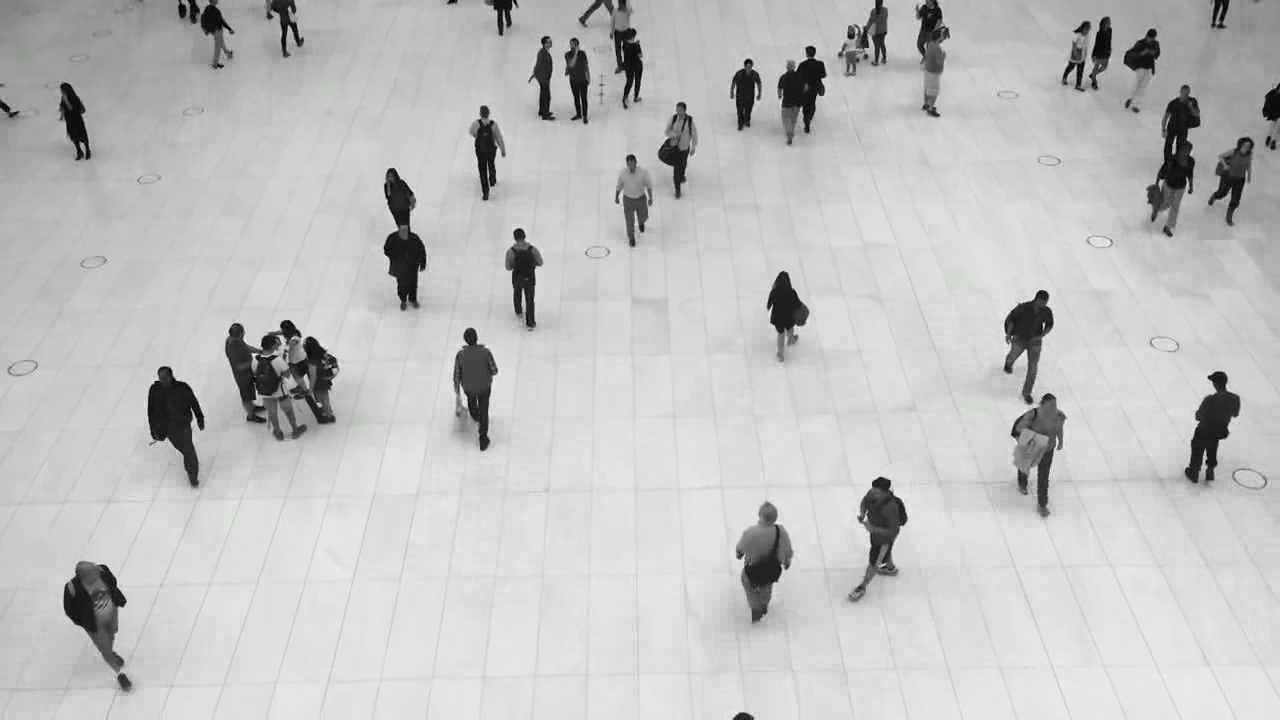
#> input picture frame 34 of arquivos/cars/PEOPLE.mp4, 1280 x 720 px, given in place of cars.mp4, which was not available
$ python outros_modelos.py
#> lines starting #> are read from the running program, lines starting #| are printed output that depends on the picture
import numpy as np
import cv2
import sys
from random import randint

TEXT_COLOR = (randint(0,255),randint(0,255),randint(0,255))
BORDER_COLOR = (randint(0,255),randint(0,255),randint(0,255))
FONT = cv2.FONT_HERSHEY_COMPLEX
VIDEO_SOURCE = "arquivos\\cars\\cars.mp4"

BGS_TYPES = ["GMG","MOG2","MOG","KNN","CNT"]

def get_kernel(KERNEL_TYPE):
    if KERNEL_TYPE == "dilation":
        return cv2.getStructuringElement(cv2.MORPH_ELLIPSE,(3,3))
    if KERNEL_TYPE == "opening":
        return np.ones((3,3),np.uint8)
    if KERNEL_TYPE == "closing":
        return np.ones((3,3),np.uint8)

def get_filter(img,filter):
    if filter == "clossing":
        return cv2.morphologyEx(img,cv2.MORPH_CLOSE,get_kernel("clossing"),iterations=2)
    if filter == "opening":
        return cv2.morphologyEx(img,cv2.MORPH_OPEN,get_kernel("opening"),iterations=2)
    if filter == "dilation":
        return cv2.dilate(img,get_kernel("dilation"),iterations=2)
    if filter == "combine":
        closing = cv2.morphologyEx(img,cv2.MORPH_CLOSE,get_kernel("clossing"),iterations=2)
        opening = cv2.morphologyEx(closing,cv2.MORPH_OPEN,get_kernel("opening"),iterations=2)
        dilation = cv2.dilate(opening,get_kernel("dilation"),iterations=2)
        return dilation

def get_bg_subtractor(BGS_TYPE):
    if BGS_TYPE == "GMG":
        return cv2.bgsegm.createBackgroundSubtractorGMG(initializationFrames=120,decisionThreshold=0.8)
    if BGS_TYPE == "MOG":
        return cv2.bgsegm.createBackgroundSubtractorMOG(history=200,nmixtures=5,backgroundRatio=0.7,noiseSigma=0)
    if BGS_TYPE == "MOG2":
        return cv2.createBackgroundSubtractorMOG2(history=500,detectShadows=True,varThreshold=100)
    if BGS_TYPE == "KNN":
        return cv2.createBackgroundSubtractorKNN(history=500,dist2Threshold=400,detectShadows=True)
    if BGS_TYPE == "CNT":
        return cv2.bgsegm.createBackgroundSubtractorCNT(minPixelStability=15,useHistory=True,maxPixelStability=15*60,isParallel=True)

    print("detector invalido")
    sys.exit(1)

def main():
    while cap.isOpened():
        ok, frame = cap.read()
#> frame is the input picture: shape (720, 1280, 3); mean B, G, R 192.5, 193.8, 192.9

        if not ok:
            print("erro")
            break

        frame = cv2.resize(frame, (0,0),fx=0.5,fy=0.5)
#> frame: shape (360, 640, 3)

        if frame is not None and frame.shape[0] > 0 and frame.shape[1] > 0:
            print(frame.shape)
#| (360, 640, 3)

            bg_mask = bg_subtractor.apply(frame)
#> bg_mask: shape (360, 640); every value is 127

            fg_mask = get_filter(bg_mask,"dilation")
            fg_mask_closing = get_filter(bg_mask,"opening")
            fg_mask_opening = get_filter(bg_mask,"clossing")
            fg_mask_combine = get_filter(bg_mask,"combine")

            res = cv2.bitwise_and(frame,frame,mask=fg_mask)
            res_closing = cv2.bitwise_and(frame,frame,mask=fg_mask_closing)
            res_opening = cv2.bitwise_and(frame,frame,mask=fg_mask_opening)
            res_combine = cv2.bitwise_and(frame,frame,mask=fg_mask_combine)

            res_sem_processamento = cv2.bitwise_and(frame,frame,mask=bg_mask)

            cv2.putText(res,"background subtract"+ BGS_TYPE,(10,50),FONT,1,BORDER_COLOR,3,cv2.LINE_AA)
            cv2.putText(res,"background subtract"+ BGS_TYPE,(10,50),FONT,1,TEXT_COLOR,2,cv2.LINE_AA)
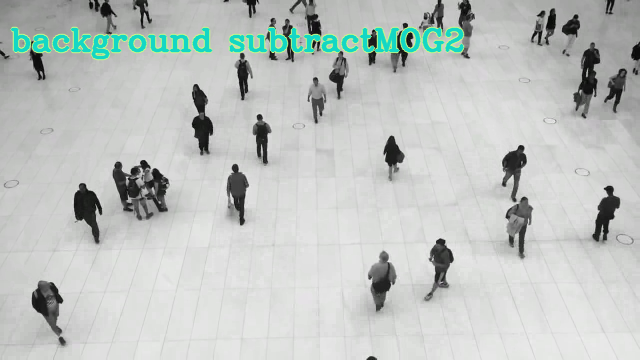
#> res: shape (360, 640, 3); mean B, G, R 193, 195.7, 190.6


            if BGS_TYPE != "MOG" and BGS_TYPE != "GMG":
                cv2.imshow("MODEL",bg_subtractor.getBackgroundImage())

            cv2.imshow("final",res)
            cv2.imshow("res_closing",res_closing)
            cv2.imshow("res_opening",res_opening)
            cv2.imshow("res_combine",res_combine)

            if cv2.waitKey(1) == ord("q"):
#> (key q is pressed here)
                break

            def testes_mostragem():
                cv2.imshow("frame",frame)
                cv2.imshow("bg mask",bg_mask)
                cv2.imshow("bg mask filter",fg_mask)
                cv2.imshow("final",res)
                cv2.imshow("sem pre procesoo",res_sem_processamento)
        else:
            print("video terminated")

cap = cv2.VideoCapture(VIDEO_SOURCE)
bg_subtractor = get_bg_subtractor(BGS_TYPES[1])
BGS_TYPE = BGS_TYPES[1]
main()

$ run again, starting later in the video
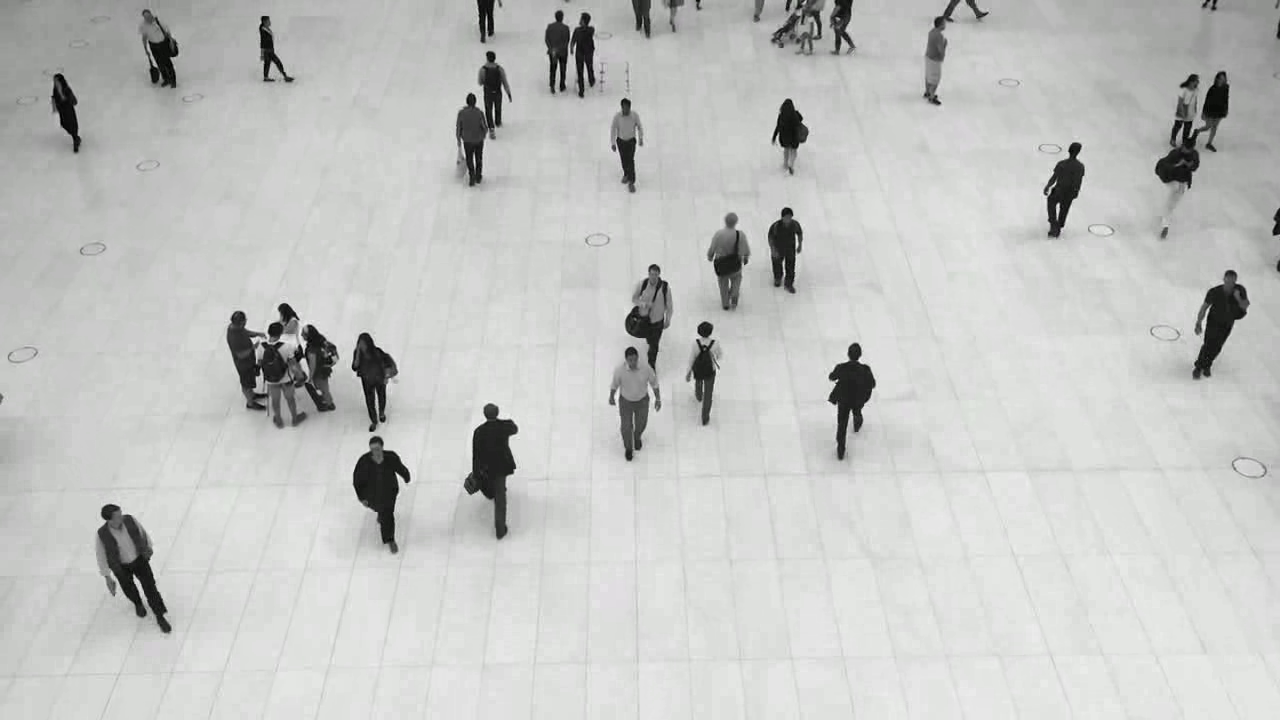
#> input picture frame 153 of arquivos/cars/PEOPLE.mp4, 1280 x 720 px, given in place of cars.mp4, which was not available
#> in main, frame is the input picture: shape (720, 1280, 3); mean B, G, R 194.6, 196.7, 195.3
#> frame: shape (360, 640, 3)
#| (360, 640, 3)
#> bg_mask: shape (360, 640); every value is 127
#> in main, `cv2.putText(res,"background subtract"+ BGS_TYPE,(10,50),FONT,1,TEXT_CO..`:
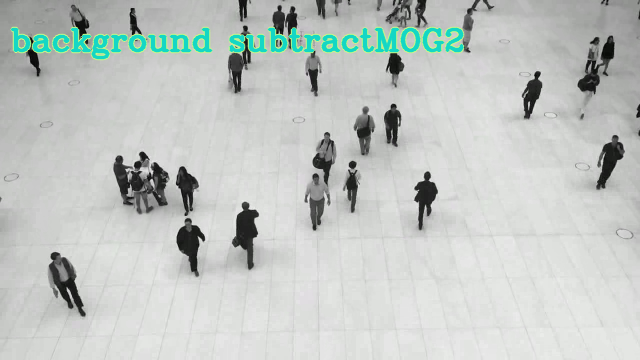
#> res: shape (360, 640, 3); mean B, G, R 194.9, 198.3, 192.7

$ run again, starting later in the video
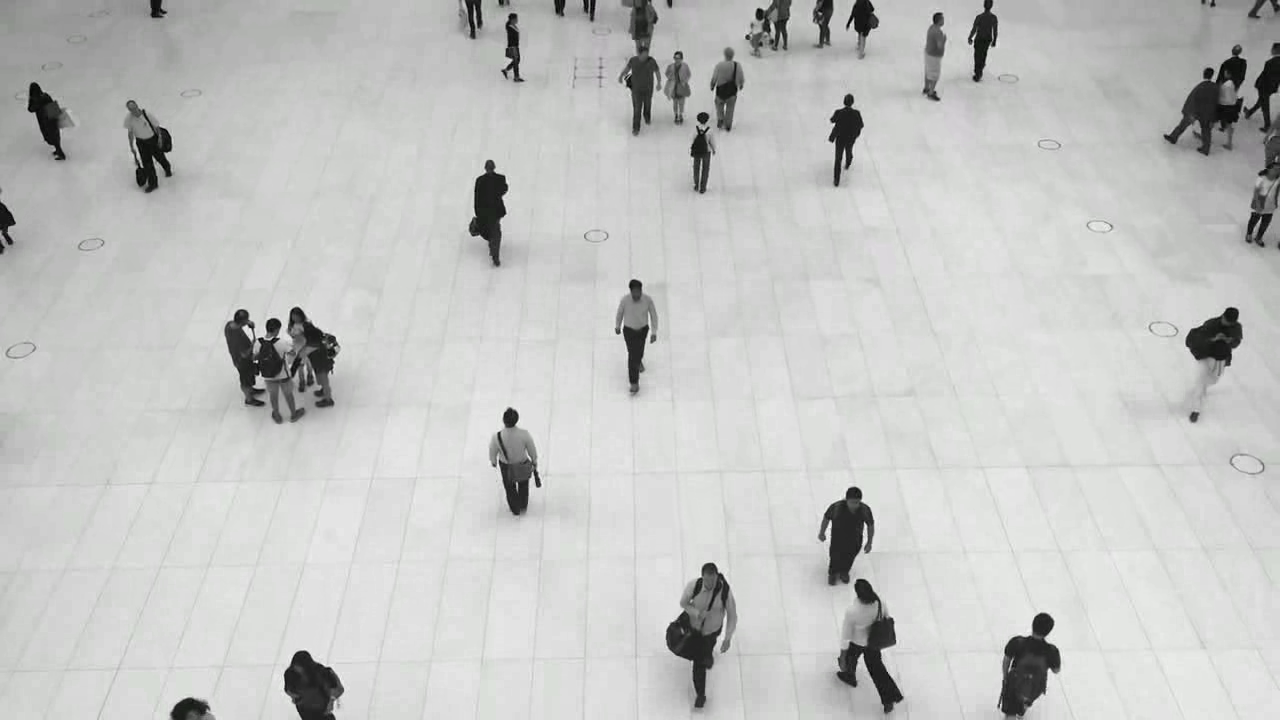
#> input picture frame 272 of arquivos/cars/PEOPLE.mp4, 1280 x 720 px, given in place of cars.mp4, which was not available
#> in main, frame is the input picture: shape (720, 1280, 3); mean B, G, R 195.4, 196.9, 195.9
#> frame: shape (360, 640, 3)
#| (360, 640, 3)
#> bg_mask: shape (360, 640); every value is 127
#> in main, `cv2.putText(res,"background subtract"+ BGS_TYPE,(10,50),FONT,1,TEXT_CO..`:
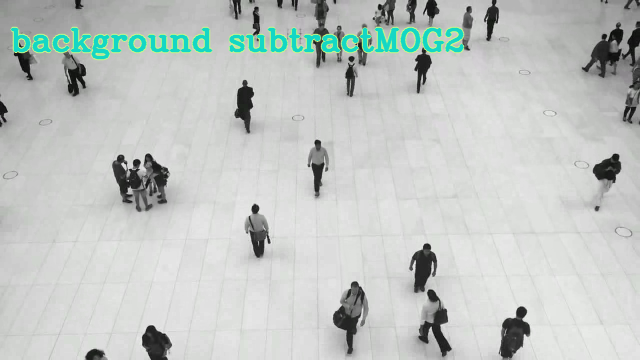
#> res: shape (360, 640, 3); mean B, G, R 195.6, 198.4, 193.2
